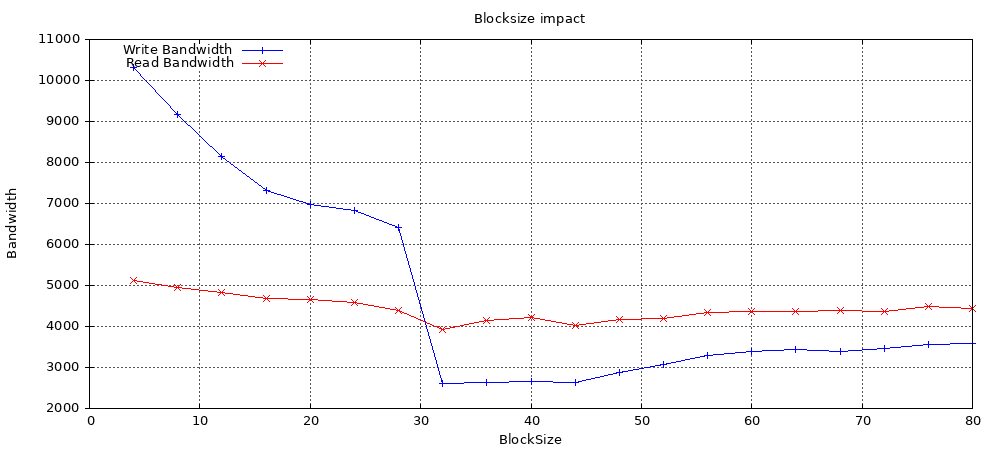

This figure's gnuplot source:
set terminal png size 1000, 450 font 'Verdana, 10'
set output 'blocks.png' 
set title "Blocksize impact"
set xlabel 'BlockSize'
set ylabel 'Bandwidth'
set xzeroaxis lt -1
set yzeroaxis lt -1
set key left top

set grid xtics lc rgb  '#555555' lw 1 lt 0
set grid ytics lc rgb  '#555555' lw 1 lt 0

set xtics axis
set ytics axis
plot 'plot_blocksw.txt' using 1:2 with linespoints lw 1 lt rgb 'blue' title 'Write Bandwidth', \
 'plot_blocksr.txt' using 1:2 with linespoints lw 1 lt rgb 'red' title 'Read Bandwidth'